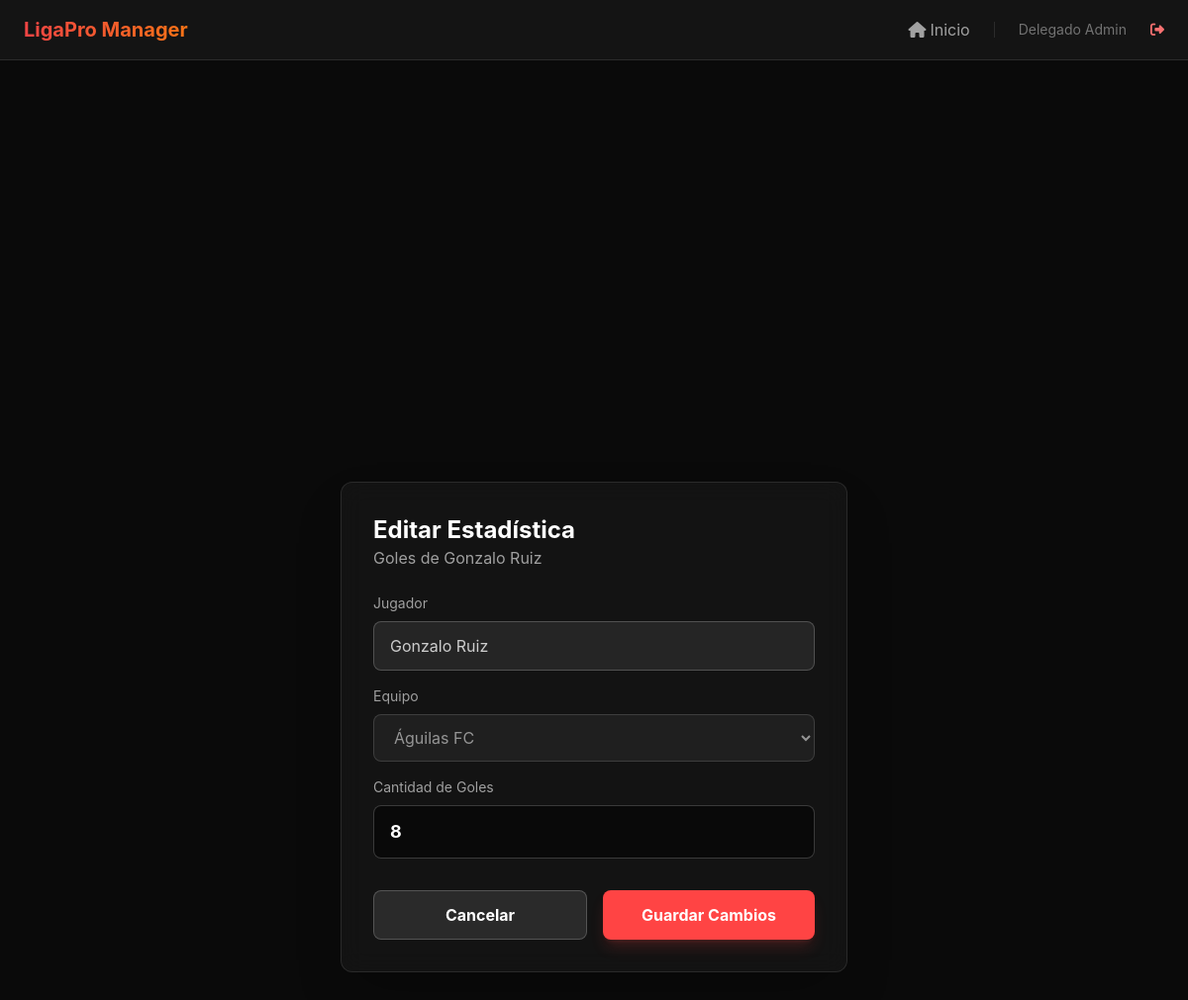
/stats/b1f033ac-ef25-43ea-a685-7d20fcb13b11/edit (signed in), run on the app's committed database.
### app.py (models this page shows, shortened)
class User(UserMixin, db.Model):
    __tablename__ = 'users'
    id = db.Column(db.String(36), primary_key=True, default=lambda: str(uuid.uuid4()))
    email = db.Column(db.String(120), unique=True, nullable=False)
    password = db.Column(db.String(255), nullable=False)
    name = db.Column(db.String(100), nullable=False)
    role = db.Column(db.String(20), default='owner')  # owner or captain
    is_premium = db.Column(db.Boolean, default=False)
    premium_expires_at = db.Column(db.DateTime, nullable=True)
    team_id = db.Column(db.String(36), db.ForeignKey('teams.id'), nullable=True)
    created_at = db.Column(db.DateTime, default=lambda: datetime.now(timezone.utc))
    leagues = db.relationship('League', backref='owner', lazy=True, foreign_keys='League.user_id')

class SeasonStat(db.Model):
    __tablename__ = 'season_stats'
    id = db.Column(db.String(36), primary_key=True, default=lambda: str(uuid.uuid4()))
    league_id = db.Column(db.String(36), db.ForeignKey('leagues.id'), nullable=False)
    team_id = db.Column(db.String(36), db.ForeignKey('teams.id'), nullable=False)
    player_name = db.Column(db.String(100), nullable=False)
    photo_url = db.Column(db.String(500), nullable=True)
    stat_type = db.Column(db.String(20), nullable=False)  # 'goals' or 'conceded'
    value = db.Column(db.Integer, default=0)
    created_at = db.Column(db.DateTime, default=lambda: datetime.now(timezone.utc))
    team = db.relationship('Team', backref='season_stats')

### app.py (the view, shortened to what this page needs)
@app.route('/stats/<stat_id>/edit', methods=['GET', 'POST'])
@login_required
@owner_required
def edit_stat(stat_id):
    stat = SeasonStat.query.get_or_404(stat_id)
    league = League.query.get(stat.league_id)
    if not league or league.user_id != current_user.id:
        flash('No tienes permiso para editar esta estadística.', 'danger')
        return redirect(url_for('dashboard'))
    form = StatForm(obj=stat)
    teams = Team.query.filter_by(league_id=league.id).all()
    form.team_id.choices = [(t.id, t.name) for t in teams]
    return render_template('stat_form.html', form=form, stat=stat, league=league)

### app.py
class StatForm(FlaskForm):
    player_name = StringField('Nombre del Jugador', validators=[DataRequired(), Length(max=100)])
    team_id = SelectField('Equipo', validators=[DataRequired()])
    photo_url = StringField('URL Foto (Opcional)', validators=[Optional()])
    value = IntegerField('Cantidad', validators=[InputRequired(), NumberRange(min=0)])
    stat_type = StringField('Tipo', validators=[DataRequired()])

### app.py (called while the page is built)
@login_manager.user_loader
def load_user(user_id):
    return User.query.get(user_id)

def owner_required(f):
    @wraps(f)
    def decorated_function(*args, **kwargs):
        if current_user.role != 'owner' and current_user.role != 'admin':
            flash('Acceso denegado. Solo para administradores.', 'danger')
            return redirect(url_for('captain_dashboard'))
        return f(*args, **kwargs)
    return decorated_function

### templates/stat_form.html (shortened to what this page needs)
{% extends "base.html" %}
{% block content %}
<div class="min-h-screen flex items-center justify-center p-6">
    <div class="card max-w-lg w-full">
        <div class="mb-6">
            <h1 class="text-2xl font-bold">Editar Estadística</h1>
            <p class="text-white/60">
                {% if stat.stat_type == 'goals' %}
                Goles de {{ stat.player_name }}
                {% else %}
                Goles Concedidos por {{ stat.player_name }}
                {% endif %}
            </p>
        </div>
        <form method="POST" class="space-y-4">
            <div>
                <label class="block text-sm text-white/60 mb-2">Jugador</label>
                {{ form.player_name(class="input-field w-full", disabled="disabled") }}
            </div>
            <div>
                <label class="block text-sm text-white/60 mb-2">Equipo</label>
                {{ form.team_id(class="input-field w-full", disabled="disabled") }}
            </div>
            <div>
                <label class="block text-sm text-white/60 mb-2">
                    {% if stat.stat_type == 'goals' %}Cantidad de Goles{% else %}Goles Concedidos{% endif %}
                </label>
                {{ form.value(class="input-field w-full text-lg font-bold") }}
            </div>
            <div class="flex gap-4 pt-4">
                <a href="{{ url_for('league_detail', league_id=league.id) }}" class="btn-secondary flex-1 text-center">
                    Cancelar
                </a>
                <button type="submit" class="btn-primary flex-1">
                    Guardar Cambios
                </button>
            </div>
        </form>
    </div>
</div>
{% endblock %}

### templates/base.html (shortened to what this page needs)
<!DOCTYPE html>
<html lang="es">
<head>
    <script src="https://cdn.tailwindcss.com"></script>
    <link rel="stylesheet" href="https://cdnjs.cloudflare.com/ajax/libs/font-awesome/6.4.0/css/all.min.css">
</head>
<body class="min-h-screen">
    {% if current_user.is_authenticated %}
    <nav class="bg-card border-b border-white/10 px-6 py-4 mb-4">
        <div class="max-w-7xl mx-auto flex justify-between items-center">
            <a href="{{ url_for('index') }}"
                class="text-xl font-bold bg-gradient-to-r from-red-500 to-orange-500 bg-clip-text text-transparent">
            </a>
            <div class="flex items-center gap-4">
                {% if current_user.role == 'owner' %}
                <a href="{{ url_for('dashboard') }}" class="text-white/60 hover:text-white"><i
                        class="fas fa-home mr-1"></i>Inicio</a>
                {% elif current_user.role == 'captain' %}
                <a href="{{ url_for('captain_dashboard') }}" class="text-white/60 hover:text-white"><i
                        class="fas fa-futbol mr-1"></i>Mi Equipo</a>
                {% endif %}
                <span class="text-white/40 text-sm">{{ current_user.name }}</span>
                <a href="{{ url_for('logout') }}" class="text-red-400 hover:text-red-300 text-sm ml-2">
                    <i class="fas fa-sign-out-alt"></i>
                </a>
            </div>
        </div>
    </nav>
    {% endif %}
    {% block content %}{% endblock %}
</body>
</html>

### templates/base.html (style rules this page uses)
body { background-color: #0A0A0A; color: white; font-family: 'Inter', system-ui, sans-serif; }
.btn-primary { @apply bg-primary hover:bg-red-600 text-white font-bold py-3 px-6 rounded-lg transition-all transform hover:scale-105 shadow-lg shadow-red-500/20; }
.btn-secondary { @apply bg-white/10 hover:bg-white/20 text-white font-bold py-3 px-6 rounded-lg border border-white/20 transition-all hover:border-white/40; }
.card { @apply bg-card/90 backdrop-blur-md border border-white/10 rounded-xl p-8 shadow-2xl; }
.input-field { @apply w-full bg-black/50 border border-white/20 rounded-lg px-4 py-3 text-white placeholder-white/40 focus:outline-none focus:border-primary focus:ring-1 focus:ring-primary transition-colors; }

### templates/stat_form.html (style rules this page uses)
.input-field:disabled { background-color: #252525; color: #cdcdcd; }

### data on the page
User: name "Delegado Admin"
SeasonStat: player_name "Gonzalo Ruiz", team_id "Águilas FC", value "8"
